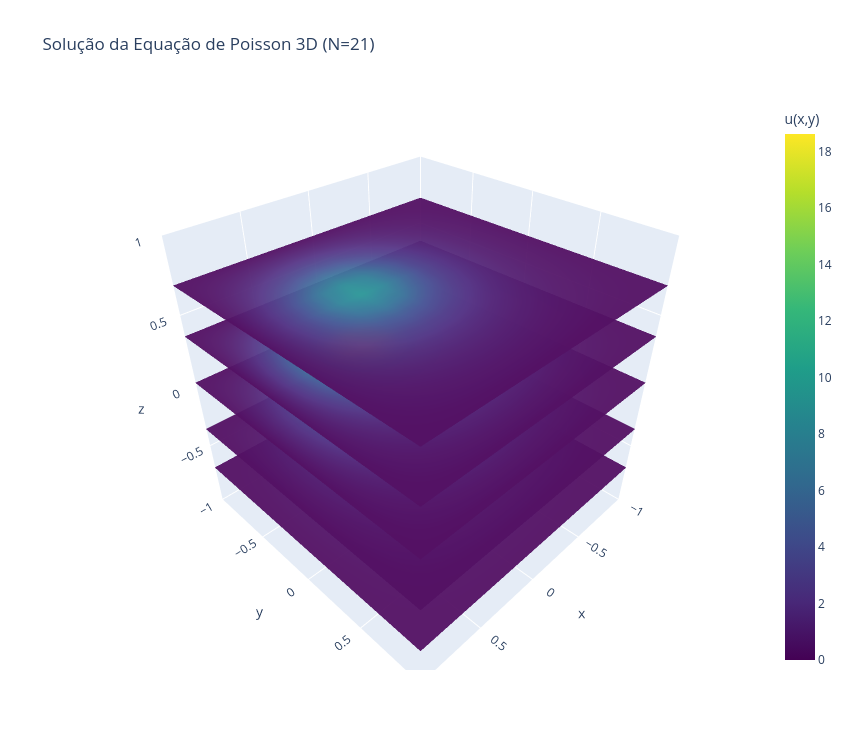

Here is the notebook cell this chart was saved with:
### Code cell
# =============================================================
# Equação de Poisson 3D — Método Espectral Galerkin-colocação
# ∇²u = f(x,y,z),  u = u_bc em ∂Ω
# Domínio: [-1,1]^3
# Densidade de carga: gaussiana deslocada
#   ρ(x,y,z) = A exp(-[(x-cx)² + (y-cy)² + (z-cz)²] / (2σ²))
#   f = -ρ/ε₀
# =============================================================

# -------------------------------------------------------------
# parâmetros e pontos de colocação em cada direção
# -------------------------------------------------------------
N              = 20
xmin, xmax     = -1.0, 1.0
ymin, ymax     = -1.0, 1.0
zmin, zmax     = -1.0, 1.0

j    = np.arange(N + 1)
xi   = np.cos(np.pi * j / N)

x    = 0.5 * (xmin + xmax) + 0.5 * (xmax - xmin) * xi
y    = 0.5 * (ymin + ymax) + 0.5 * (ymax - ymin) * xi
z    = 0.5 * (zmin + zmax) + 0.5 * (zmax - zmin) * xi

Xg, Yg, Zg = np.meshgrid(x, y, z, indexing="ij")

# -------------------------------------------------------------
# matriz de diferenciação espectral em 1D
# -------------------------------------------------------------
c       = np.ones(N + 1)
c[0]    = 2.0
c[-1]   = 2.0
c       = c * ((-1.0) ** j)

Xm      = np.tile(xi, (N + 1, 1)).T
dXm     = Xm - Xm.T
D_ref   = np.outer(c, 1.0 / c) / (dXm + np.eye(N + 1))
D_ref  -= np.diag(D_ref.sum(axis=1))

Dx      = (2.0 / (xmax - xmin)) * D_ref
Dy      = (2.0 / (ymax - ymin)) * D_ref
Dz      = (2.0 / (zmax - zmin)) * D_ref

D2x     = Dx @ Dx
D2y     = Dy @ Dy
D2z     = Dz @ Dz

# -------------------------------------------------------------
# laplaciano 3D
# -------------------------------------------------------------
I       = np.eye(N + 1)
Lap     = (np.kron(np.kron(D2x, I), I)
         + np.kron(np.kron(I, D2y), I)
         + np.kron(np.kron(I, I), D2z))

# -------------------------------------------------------------
# densidade de carga gaussiana e termo fonte
# -------------------------------------------------------------
eps0   = 8.8541878128e-12
A      = 1.0e-8         # amplitude em C/m³
sigma  = 0.15           # largura em m
cx, cy, cz = 0.3, -0.2, 0.4

rho = A * np.exp(
    -((Xg - cx)**2 + (Yg - cy)**2 + (Zg - cz)**2) / (2.0 * sigma**2)
)

f = -rho / eps0

f_flat = f.ravel(order="F")

# -------------------------------------------------------------
# condições de contorno de Dirichlet homogêneas (u = 0 em ∂Ω)
# -------------------------------------------------------------
A_mat = Lap.copy()
rhs   = f_flat.copy()

mask_bc = np.zeros((N + 1, N + 1, N + 1), dtype=bool)
mask_bc[0, :, :] = True;  mask_bc[-1, :, :] = True
mask_bc[:, 0, :] = True;  mask_bc[:, -1, :] = True
mask_bc[:, :, 0] = True;  mask_bc[:, :, -1] = True
idx_bc = np.where(mask_bc.ravel(order="F"))[0]

A_mat[idx_bc, :]      = 0.0
A_mat[idx_bc, idx_bc] = 1.0
rhs[idx_bc]           = 0.0

# -------------------------------------------------------------
# solução do sistema linear
# -------------------------------------------------------------
u_flat = solve(A_mat, rhs)
u      = u_flat.reshape((N + 1, N + 1, N + 1), order="F")

# -------------------------------------------------------------
# diagnóstico
# -------------------------------------------------------------
residuo = norm((Lap @ u_flat - f_flat)[~mask_bc.ravel(order="F")], ord=np.inf)

print("=" * 55)
print(f"N = {N + 1} por direção  |  Pontos da Malha Numérica = {(N+1)**3}")
print(f"Resíduo interior L∞: {residuo:.3e}")
print(f"Potencial máximo: {u.max():.3e} V")
print(f"Potencial mínimo: {u.min():.3e} V")
print("=" * 55)

# -------------------------------------------------------------
# visualização da solução numérica em cortes centrais
# -------------------------------------------------------------
k_mid = N // 2
fig, axes = plt.subplots(1, 3, figsize=(15, 4.2))

im0 = axes[0].imshow(u[:, :, k_mid].T, origin="lower",
                     extent=[xmin, xmax, ymin, ymax], cmap="viridis")
axes[0].set_title(f"Solução Numérica (z = {z[k_mid]:.2f})")
axes[0].set_xlabel("x"); axes[0].set_ylabel("y")
plt.colorbar(im0, ax=axes[0])

im1 = axes[1].imshow(u[:, k_mid, :].T, origin="lower",
                     extent=[xmin, xmax, zmin, zmax], cmap="viridis")
axes[1].set_title(f"Solução Numérica (y = {y[k_mid]:.2f})")
axes[1].set_xlabel("x"); axes[1].set_ylabel("z")
plt.colorbar(im1, ax=axes[1])

im2 = axes[2].imshow(u[k_mid, :, :].T, origin="lower",
                     extent=[ymin, ymax, zmin, zmax], cmap="viridis")
axes[2].set_title(f"Solução Numérica (x = {x[k_mid]:.2f})")
axes[2].set_xlabel("y"); axes[2].set_ylabel("z")
plt.colorbar(im2, ax=axes[2])

plt.tight_layout(); plt.show()

# -----------------------------------------------------------------------------
# visualização do campo u(x,y,z) com cortes apenas na direção z
# -----------------------------------------------------------------------------

Ng = 60
xg = np.linspace(xmin, xmax, Ng)
yg = np.linspace(ymin, ymax, Ng)
zg = np.linspace(zmin, zmax, Ng)
Xgr, Ygr, Zgr = np.meshgrid(xg, yg, zg, indexing="ij")

interp_u = RegularGridInterpolator((x, y, z), u, method="linear",
                                   bounds_error=False, fill_value=0.0)
Ugrid = interp_u(np.stack([Xgr.ravel(), Ygr.ravel(), Zgr.ravel()], axis=-1)
                 ).reshape(Ng, Ng, Ng)

# níveis de z nos quais queremos ver o potencial no plano xy
z_levels = [-0.7, -0.35, 0.0, 0.35, 0.7]
kz_list  = [int(round((zl - zmin) / (zmax - zmin) * (Ng - 1))) for zl in z_levels]

fig = go.Figure()

for i, kz in enumerate(kz_list):
    fig.add_trace(go.Surface(
        x=Xgr[:, :, kz],
        y=Ygr[:, :, kz],
        z=np.full((Ng, Ng), zg[kz]),
        surfacecolor=Ugrid[:, :, kz],
        colorscale="Viridis",
        cmin=Ugrid.min(), cmax=Ugrid.max(),
        showscale=(i == len(kz_list) - 1),
        colorbar=dict(title="u(x,y)", x=1.02) if i == len(kz_list) - 1 else None,
        opacity=0.95,
        name=f"z = {zg[kz]:.2f}",
    ))

fig.update_layout(
    title=f"Solução da Equação de Poisson 3D (N={N + 1})",
    scene=dict(
        xaxis_title="x", yaxis_title="y", zaxis_title="z",
        xaxis=dict(range=[xmin, xmax]),
        yaxis=dict(range=[ymin, ymax]),
        zaxis=dict(range=[zmin, zmax]),
        aspectmode="cube",
    ),
    width=850, height=750,
)

fig.show()

# -------------------------------------------------------------
# visualização da densidade de carga gaussiana
# -------------------------------------------------------------
fig_rho, axes_rho = plt.subplots(1, 3, figsize=(15, 4.2))

im0 = axes_rho[0].imshow(rho[:, :, k_mid].T, origin="lower",
                         extent=[xmin, xmax, ymin, ymax], cmap="inferno")
axes_rho[0].set_title(f"Densidade ρ (z = {z[k_mid]:.2f})")
axes_rho[0].set_xlabel("x"); axes_rho[0].set_ylabel("y")
plt.colorbar(im0, ax=axes_rho[0])

im1 = axes_rho[1].imshow(rho[:, k_mid, :].T, origin="lower",
                         extent=[xmin, xmax, zmin, zmax], cmap="inferno")
axes_rho[1].set_title(f"Densidade ρ (y = {y[k_mid]:.2f})")
axes_rho[1].set_xlabel("x"); axes_rho[1].set_ylabel("z")
plt.colorbar(im1, ax=axes_rho[1])

im2 = axes_rho[2].imshow(rho[k_mid, :, :].T, origin="lower",
                         extent=[ymin, ymax, zmin, zmax], cmap="inferno")
axes_rho[2].set_title(f"Densidade ρ (x = {x[k_mid]:.2f})")
axes_rho[2].set_xlabel("y"); axes_rho[2].set_ylabel("z")
plt.colorbar(im2, ax=axes_rho[2])

plt.tight_layout(); plt.show()

### Figure 1 — Plotly figure (JSON) as saved in the notebook; plotly's stock layout.template omitted (floating-point values rounded to 4 significant figures; data arrays with more than 128 entries replaced by an {"elided": "..."} marker saying what was removed)
{"data": [{"cmax": 18.63, "cmin": -5.934e-12, "colorscale": [[0, "#440154"], [0.1111, "#482878"], [0.2222, "#3e4989"], [0.3333, "#31688e"], [0.4444, "#26828e"], [0.5556, "#1f9e89"], [0.6667, "#35b779"], [0.7778, "#6ece58"], [0.8889, "#b5de2b"], [1, "#fde725"]], "name": "z = -0.69", "opacity": 0.95, "showscale": false, "surfacecolor": {"elided": "60x60 float values"}, "type": "surface", "x": {"elided": "60x60 float values"}, "y": {"elided": "60x60 float values"}, "z": {"elided": "60x60 float values"}}, {"cmax": 18.63, "cmin": -5.934e-12, "colorscale": [[0, "#440154"], [0.1111, "#482878"], [0.2222, "#3e4989"], [0.3333, "#31688e"], [0.4444, "#26828e"], [0.5556, "#1f9e89"], [0.6667, "#35b779"], [0.7778, "#6ece58"], [0.8889, "#b5de2b"], [1, "#fde725"]], "name": "z = -0.36", "opacity": 0.95, "showscale": false, "surfacecolor": {"elided": "60x60 float values"}, "type": "surface", "x": {"elided": "60x60 float values"}, "y": {"elided": "60x60 float values"}, "z": {"elided": "60x60 float values"}}, {"cmax": 18.63, "cmin": -5.934e-12, "colorscale": [[0, "#440154"], [0.1111, "#482878"], [0.2222, "#3e4989"], [0.3333, "#31688e"], [0.4444, "#26828e"], [0.5556, "#1f9e89"], [0.6667, "#35b779"], [0.7778, "#6ece58"], [0.8889, "#b5de2b"], [1, "#fde725"]], "name": "z = 0.02", "opacity": 0.95, "showscale": false, "surfacecolor": {"elided": "60x60 float values"}, "type": "surface", "x": {"elided": "60x60 float values"}, "y": {"elided": "60x60 float values"}, "z": {"elided": "60x60 float values"}}, {"cmax": 18.63, "cmin": -5.934e-12, "colorscale": [[0, "#440154"], [0.1111, "#482878"], [0.2222, "#3e4989"], [0.3333, "#31688e"], [0.4444, "#26828e"], [0.5556, "#1f9e89"], [0.6667, "#35b779"], [0.7778, "#6ece58"], [0.8889, "#b5de2b"], [1, "#fde725"]], "name": "z = 0.36", "opacity": 0.95, "showscale": false, "surfacecolor": {"elided": "60x60 float values"}, "type": "surface", "x": {"elided": "60x60 float values"}, "y": {"elided": "60x60 float values"}, "z": {"elided": "60x60 float values"}}, {"cmax": 18.63, "cmin": -5.934e-12, "colorbar": {"title": {"text": "u(x,y)"}, "x": 1.02}, "colorscale": [[0, "#440154"], [0.1111, "#482878"], [0.2222, "#3e4989"], [0.3333, "#31688e"], [0.4444, "#26828e"], [0.5556, "#1f9e89"], [0.6667, "#35b779"], [0.7778, "#6ece58"], [0.8889, "#b5de2b"], [1, "#fde725"]], "name": "z = 0.69", "opacity": 0.95, "showscale": true, "surfacecolor": {"elided": "60x60 float values"}, "type": "surface", "x": {"elided": "60x60 float values"}, "y": {"elided": "60x60 float values"}, "z": {"elided": "60x60 float values"}}], "layout": {"height": 750, "scene": {"aspectmode": "cube", "xaxis": {"range": [-1, 1], "title": {"text": "x"}}, "yaxis": {"range": [-1, 1], "title": {"text": "y"}}, "zaxis": {"range": [-1, 1], "title": {"text": "z"}}}, "title": {"text": "Solução da Equação de Poisson 3D (N=21)"}, "width": 850}}
